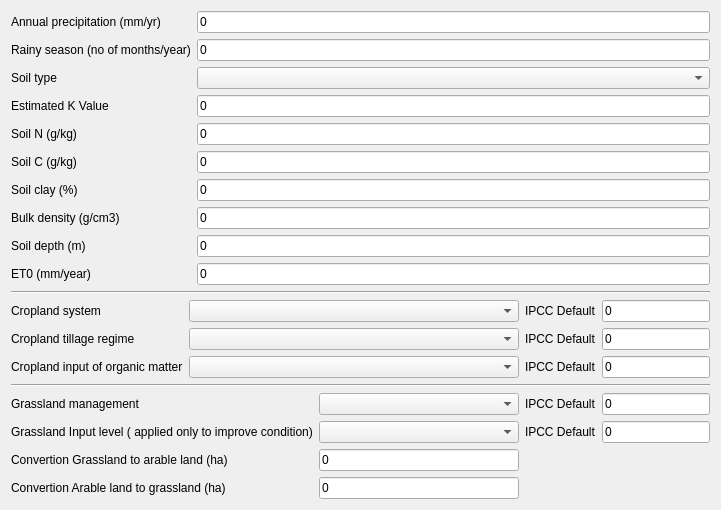
             <widget class="QWidget" name="tab_area">
              <attribute name="title">
               <string>Area</string>
              </attribute>
              <layout class="QVBoxLayout" name="verticalLayout_7">
               <item>
                <layout class="QGridLayout" name="gridLayout_4">
                 <item row="2" column="0">
                  <widget class="QLabel" name="label_21">
                   <property name="text">
                    <string>Soil type </string>
                   </property>
                  </widget>
                 </item>
                 <item row="3" column="0">
                  <widget class="QLabel" name="label_22">
                   <property name="text">
                    <string>Estimated K Value</string>
                   </property>
                  </widget>
                 </item>
                 <item row="4" column="1">
                  <widget class="QLineEdit" name="txt_soil_n">
                   <property name="text">
                    <string>0</string>
                   </property>
                  </widget>
                 </item>
                 <item row="6" column="1">
                  <widget class="QLineEdit" name="txt_soil_clay">
                   <property name="text">
                    <string>0</string>
                   </property>
                  </widget>
                 </item>
                 <item row="3" column="1">
                  <widget class="QLineEdit" name="txt_soil_k_value">
                   <property name="text">
                    <string>0</string>
                   </property>
                  </widget>
                 </item>
                 <item row="1" column="0">
                  <widget class="QLabel" name="label_20">
                   <property name="text">
                    <string>Rainy season (no of months/year)</string>
                   </property>
                  </widget>
                 </item>
                 <item row="2" column="1">
                  <widget class="QComboBox" name="cbm_soiltype"/>
                 </item>
                 <item row="6" column="0">
                  <widget class="QLabel" name="label_25">
                   <property name="text">
                    <string>Soil clay (%)</string>
                   </property>
                  </widget>
                 </item>
                 <item row="4" column="0">
                  <widget class="QLabel" name="label_23">
                   <property name="text">
                    <string>Soil N (g/kg)</string>
                   </property>
                  </widget>
                 </item>
                 <item row="0" column="0">
                  <widget class="QLabel" name="label_19">
                   <property name="text">
                    <string>Annual precipitation (mm/yr)</string>
                   </property>
                  </widget>
                 </item>
                 <item row="9" column="0">
                  <widget class="QLabel" name="label_28">
                   <property name="text">
                    <string>ET0 (mm/year)</string>
                   </property>
                  </widget>
                 </item>
                 <item row="0" column="1">
                  <widget class="QLineEdit" name="txt_annual_prec">
                   <property name="text">
                    <string>0</string>
                   </property>
                  </widget>
                 </item>
                 <item row="1" column="1">
                  <widget class="QLineEdit" name="txt_rain_length">
                   <property name="text">
                    <string>0</string>
                   </property>
                  </widget>
                 </item>
                 <item row="7" column="1">
                  <widget class="QLineEdit" name="txt_soil_bulk">
                   <property name="text">
                    <string>0</string>
                   </property>
                  </widget>
                 </item>
                 <item row="7" column="0">
                  <widget class="QLabel" name="label_26">
                   <property name="text">
                    <string>Bulk density (g/cm3)</string>
                   </property>
                  </widget>
                 </item>
                 <item row="5" column="0">
                  <widget class="QLabel" name="label_24">
                   <property name="text">
                    <string>Soil C (g/kg)</string>
                   </property>
                  </widget>
                 </item>
                 <item row="9" column="1">
                  <widget class="QLineEdit" name="txt_et">
                   <property name="text">
                    <string>0</string>
                   </property>
                  </widget>
                 </item>
                 <item row="5" column="1">
                  <widget class="QLineEdit" name="txt_soil_c">
                   <property name="text">
                    <string>0</string>
                   </property>
                  </widget>
                 </item>
                 <item row="8" column="0">
                  <widget class="QLabel" name="label_27">
                   <property name="text">
                    <string>Soil depth (m)</string>
                   </property>
                  </widget>
                 </item>
                 <item row="8" column="1">
                  <widget class="QLineEdit" name="txt_soil_depth">
                   <property name="text">
                    <string>0</string>
                   </property>
                  </widget>
                 </item>
                </layout>
               </item>
               <item>
                <widget class="Line" name="line">
                 <property name="orientation">
                  <enum>Qt::Horizontal</enum>
                 </property>
                </widget>
               </item>
               <item>
                <layout class="QGridLayout" name="gridLayout_6">
                 <property name="topMargin">
                  <number>0</number>
                 </property>
                 <item row="2" column="1">
                  <widget class="QComboBox" name="cbm_cropland_orgmatter"/>
                 </item>
                 <item row="0" column="0">
                  <widget class="QLabel" name="label_29">
                   <property name="text">
                    <string>Cropland system</string>
                   </property>
                  </widget>
                 </item>
                 <item row="1" column="0">
                  <widget class="QLabel" name="label_30">
                   <property name="text">
                    <string>Cropland tillage regime</string>
                   </property>
                  </widget>
                 </item>
                 <item row="0" column="1">
                  <widget class="QComboBox" name="cbm_cropland_system">
                   <property name="sizePolicy">
                    <sizepolicy hsizetype="Expanding" vsizetype="Fixed">
                     <horstretch>0</horstretch>
                     <verstretch>0</verstretch>
                    </sizepolicy>
                   </property>
                  </widget>
                 </item>
                 <item row="0" column="2">
                  <widget class="QLabel" name="label_36">
                   <property name="text">
                    <string>IPCC Default</string>
                   </property>
                  </widget>
                 </item>
                 <item row="1" column="1">
                  <widget class="QComboBox" name="cbm_cropland_tillage"/>
                 </item>
                 <item row="2" column="0">
                  <widget class="QLabel" name="label_31">
                   <property name="text">
                    <string>Cropland input of organic matter</string>
                   </property>
                  </widget>
                 </item>
                 <item row="0" column="3">
                  <widget class="QLineEdit" name="txt_cropland_system_ipcc">
                   <property name="sizePolicy">
                    <sizepolicy hsizetype="Minimum" vsizetype="Fixed">
                     <horstretch>0</horstretch>
                     <verstretch>0</verstretch>
                    </sizepolicy>
                   </property>
                   <property name="text">
                    <string>0</string>
                   </property>
                  </widget>
                 </item>
                 <item row="1" column="2">
                  <widget class="QLabel" name="label_37">
                   <property name="text">
                    <string>IPCC Default</string>
                   </property>
                  </widget>
                 </item>
                 <item row="2" column="2">
                  <widget class="QLabel" name="label_38">
                   <property name="text">
                    <string>IPCC Default</string>
                   </property>
                  </widget>
                 </item>
                 <item row="1" column="3">
                  <widget class="QLineEdit" name="txt_cropland_tillage_ipcc">
                   <property name="sizePolicy">
                    <sizepolicy hsizetype="Minimum" vsizetype="Fixed">
                     <horstretch>0</horstretch>
                     <verstretch>0</verstretch>
                    </sizepolicy>
                   </property>
                   <property name="text">
                    <string>0</string>
                   </property>
                  </widget>
                 </item>
                 <item row="2" column="3">
                  <widget class="QLineEdit" name="txt_cropland_orgmatter_ipcc">
                   <property name="sizePolicy">
                    <sizepolicy hsizetype="Minimum" vsizetype="Fixed">
                     <horstretch>0</horstretch>
                     <verstretch>0</verstretch>
                    </sizepolicy>
                   </property>
                   <property name="text">
                    <string>0</string>
                   </property>
                  </widget>
                 </item>
                </layout>
               </item>
               <item>
                <widget class="Line" name="line_2">
                 <property name="orientation">
                  <enum>Qt::Horizontal</enum>
                 </property>
                </widget>
               </item>
               <item>
                <layout class="QGridLayout" name="gridLayout_7">
                 <property name="topMargin">
                  <number>0</number>
                 </property>
                 <item row="0" column="1">
                  <widget class="QComboBox" name="cbm_grassland_management">
                   <property name="sizePolicy">
                    <sizepolicy hsizetype="Preferred" vsizetype="Fixed">
                     <horstretch>0</horstretch>
                     <verstretch>0</verstretch>
                    </sizepolicy>
                   </property>
                   <property name="minimumSize">
                    <size>
                     <width>200</width>
                     <height>0</height>
                    </size>
                   </property>
                  </widget>
                 </item>
                 <item row="2" column="0">
                  <widget class="QLabel" name="label_34">
                   <property name="text">
                    <string>Convertion Grassland to arable land (ha)</string>
                   </property>
                  </widget>
                 </item>
                 <item row="1" column="1">
                  <widget class="QComboBox" name="cbm_grassland_implevel"/>
                 </item>
                 <item row="1" column="0">
                  <widget class="QLabel" name="label_33">
                   <property name="text">
                    <string>Grassland Input level ( applied only to improve condition)</string>
                   </property>
                  </widget>
                 </item>
                 <item row="3" column="1">
                  <widget class="QLineEdit" name="txt_arable_tograssland">
                   <property name="text">
                    <string>0</string>
                   </property>
                  </widget>
                 </item>
                 <item row="0" column="0">
                  <widget class="QLabel" name="label_32">
                   <property name="text">
                    <string>Grassland management</string>
                   </property>
                  </widget>
                 </item>
                 <item row="3" column="0">
                  <widget class="QLabel" name="label_35">
                   <property name="text">
                    <string>Convertion Arable land to grassland (ha)</string>
                   </property>
                  </widget>
                 </item>
                 <item row="0" column="2">
                  <widget class="QLabel" name="label_39">
                   <property name="text">
                    <string>IPCC Default</string>
                   </property>
                  </widget>
                 </item>
                 <item row="2" column="1">
                  <widget class="QLineEdit" name="txt_grassland_toarable">
                   <property name="text">
                    <string>0</string>
                   </property>
                  </widget>
                 </item>
                 <item row="0" column="3">
                  <widget class="QLineEdit" name="txt_grassland_management_ipcc">
                   <property name="sizePolicy">
                    <sizepolicy hsizetype="Minimum" vsizetype="Fixed">
                     <horstretch>0</horstretch>
                     <verstretch>0</verstretch>
                    </sizepolicy>
                   </property>
                   <property name="text">
                    <string>0</string>
                   </property>
                  </widget>
                 </item>
                 <item row="1" column="2">
                  <widget class="QLabel" name="label_40">
                   <property name="text">
                    <string>IPCC Default</string>
                   </property>
                  </widget>
                 </item>
                 <item row="1" column="3">
                  <widget class="QLineEdit" name="txt_grassland_implevel_ipcc">
                   <property name="text">
                    <string>0</string>
                   </property>
                  </widget>
                 </item>
                </layout>
               </item>
              </layout>
             </widget>
